Frame 1 (no input): blank canvas, image omitted
Frame 60 (no input): blank canvas, image omitted
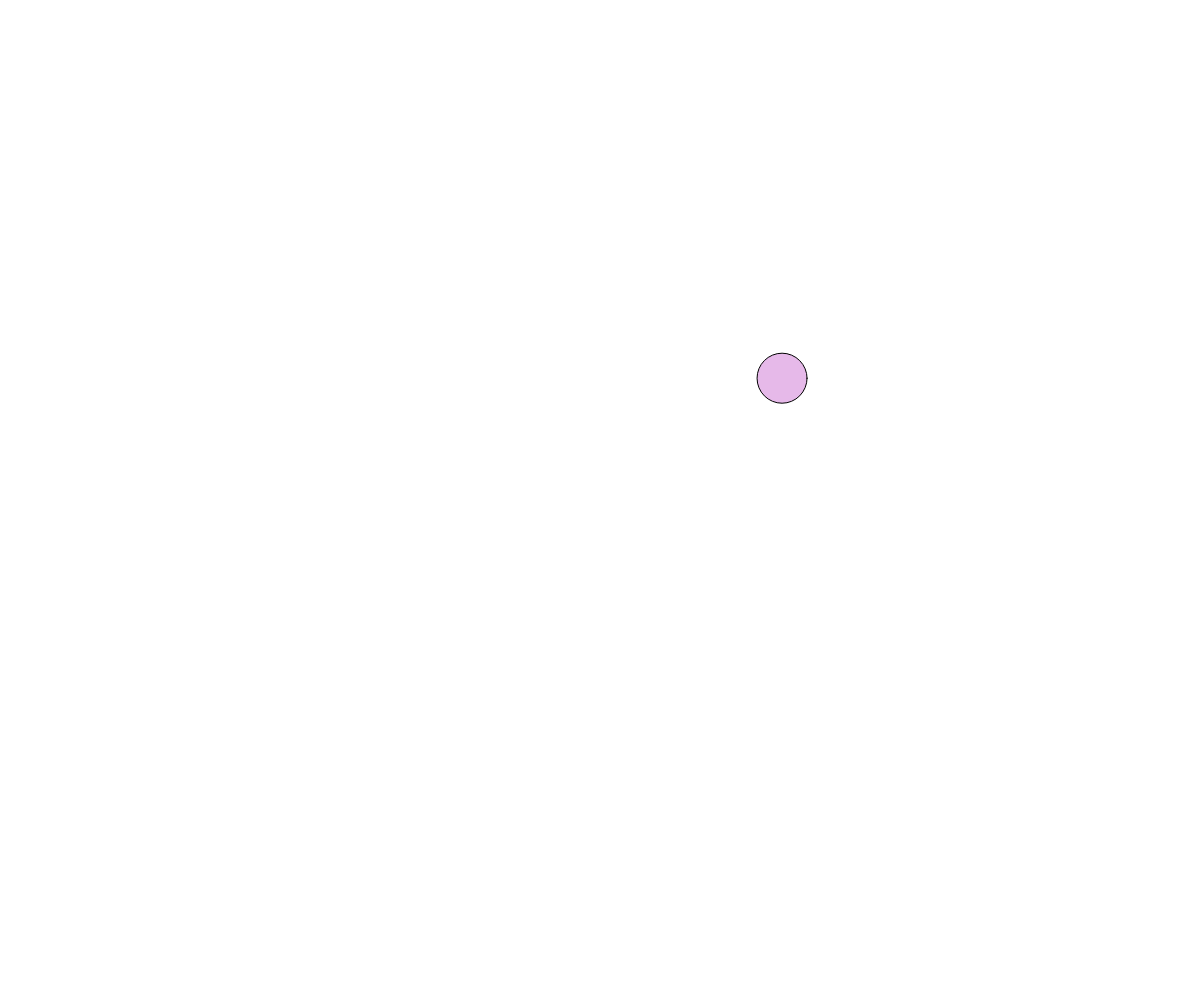
Frame 120 (the mouse pressed at the canvas centre since frame 60)

The p5.js sketch whose frames 1 and 60 were blank and that drew this single picture after the mouse press (run headless with seeded random() and noise() and a simulated clock; from frame 60 on, the mouse is pressed at the canvas centre):

// p5.js sketch
// ── sketch.js
// Bouncing Balls Demo
// Asir Ratnani
// October 22, 2018
//
// Extra for Experts:
// - describe what you did to take this project "above and beyond"


// let ball;
let ballArray = [];

function setup() {
  createCanvas(windowWidth, windowHeight);
  fill(random(255),random(255),random(255),random(255));
  
}

function draw() {
  background(255);
  // moveBall
for (let i = 0; i < ballArray.length; i++) {
    ballArray[i].x += ballArray[i].dx;
    ballArray[i].y += ballArray[i].dy;

    if (ballArray[i].x > width - ballArray[i].radius || ballArray[i].x < 0 + ballArray[i].radius) {
      ballArray[i].dx *= -1;
    }
    if (ballArray[i].y > height - ballArray[i].radius || ballArray[i].y < 0 + ballArray[i].radius) {
      ballArray[i].dy *= -1;
    }
    

  // display ball()
 
  ellipse(ballArray[i].x, ballArray[i].y, ballArray[i].radius*2, ballArray[i].radius*2);
  }
}
function mousePressed() {
  let ball = {
    x: mouseX,
    y: mouseY,
    radius: 25,
    dx: random(-5,5),
    dy: random(-5, 5),
  };
  ballArray.push(ball)
}
